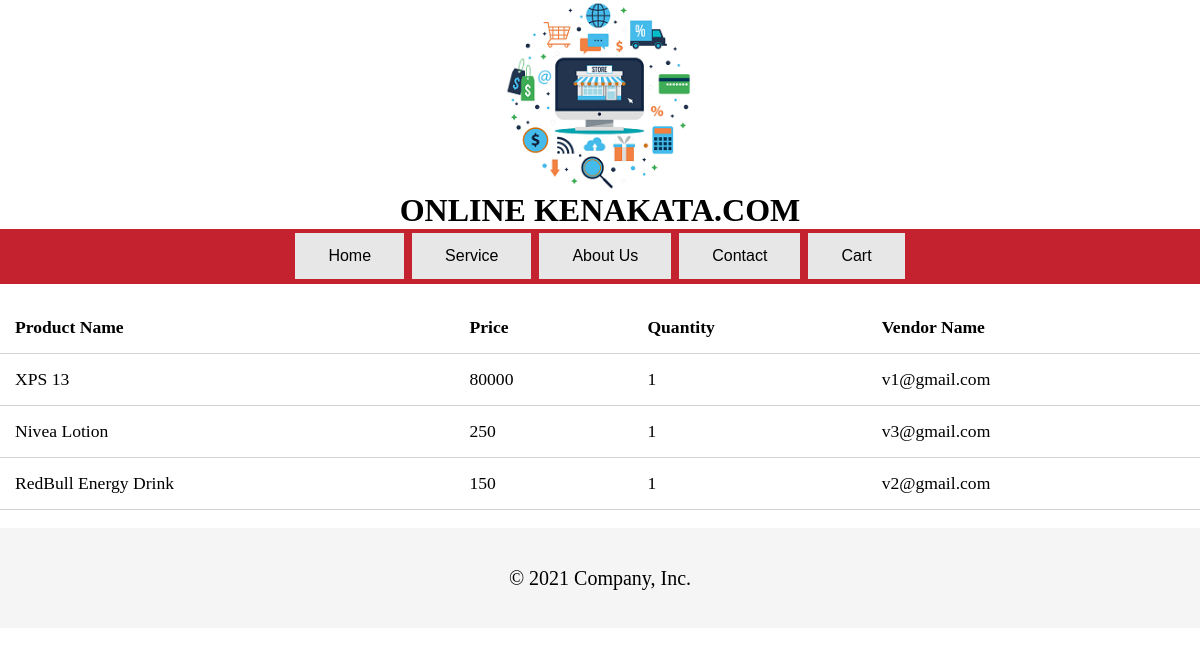
The page /index/purchase_details.php?id=c1@gmail.com3071852 on the database its author committed.
### tables this page shows
CREATE TABLE `sell_table` (
  `sell_Id` varchar(250) NOT NULL,
  `product_name` varchar(20) NOT NULL,
  `price` int(6) NOT NULL,
  `quantity` int(6) NOT NULL,
  `consumer_email` varchar(30) NOT NULL,
  `vendor_email` varchar(30) NOT NULL
);

### index/purchase_details.php (the view, shortened to what this page needs)
<?php
$purchase_id= $_GET['id'];
?>
<!Doctype html>
<html>
<head>
</head>
<body>
<?php include("static_header.php")
    ?>
    <div class="container">
        <div class="row">
            <div class="col-10">
                <div >
                    <div >
                        <br>
          <table>
            <thead>
              <th>Product Name</th>
              <th>Price</th>
              <th>Quantity</th>
              <th>Vendor Name</th>
            </thead>
            <?php
              $host = "localhost";
              $user = "wt_projectuser";
              $pass = "123";
              $db = "wt_project";
              $conn1 = new mysqli($host, $user, $pass, $db);
              if($conn1->connect_error) {
                echo "Database Connection Failed!";
                echo "<br>";
                echo $conn1->connect_error;
              }
              else {
                $sql = "SELECT * FROM sell_table WHERE sell_Id='".$purchase_id."'";
                $res1 = $conn1 -> query($sql);
                if($res1->num_rows > 0) {
                  while($row = $res1->fetch_assoc()) {
                  ?>
                    <tbody>
                          <tr>
                            <td><?php echo $row['product_name']; ?></td>
                            <td><?php echo $row['price']; ?></td>
                            <td><?php echo $row['quantity']; ?></td>
                            <td><?php echo $row['vendor_email']; ?></td>
                          </tr>
                    </tbody>
    <?php
    }
  }
		}
    ?>
          </table>
                </div>
            </div>
        </div>
        <?php include('static_footer.php')
        ?>
    </div>
</body>
</html>

### index/stylesheet/head_style.css (style rules this page uses)
* { margin:0px; padding: 0px; }
body { margin:0px; padding: 0px; }

### index/purchase_details.php (style rules this page uses)
table { width: 100%; border-collapse: collapse; font-size: 1.1rem; }
th, td { padding: 15px; text-align: left; border-bottom: 1px solid #d3d3d3; }

### rows shown on the page
sell_table: product_name "XPS 13", price "80000", quantity "1", vendor_email "v1@gmail.com"
sell_table: product_name "Nivea Lotion", price "250", quantity "1", vendor_email "v3@gmail.com"
sell_table: product_name "RedBull Energy Drink", price "150", quantity "1", vendor_email "v2@gmail.com"
